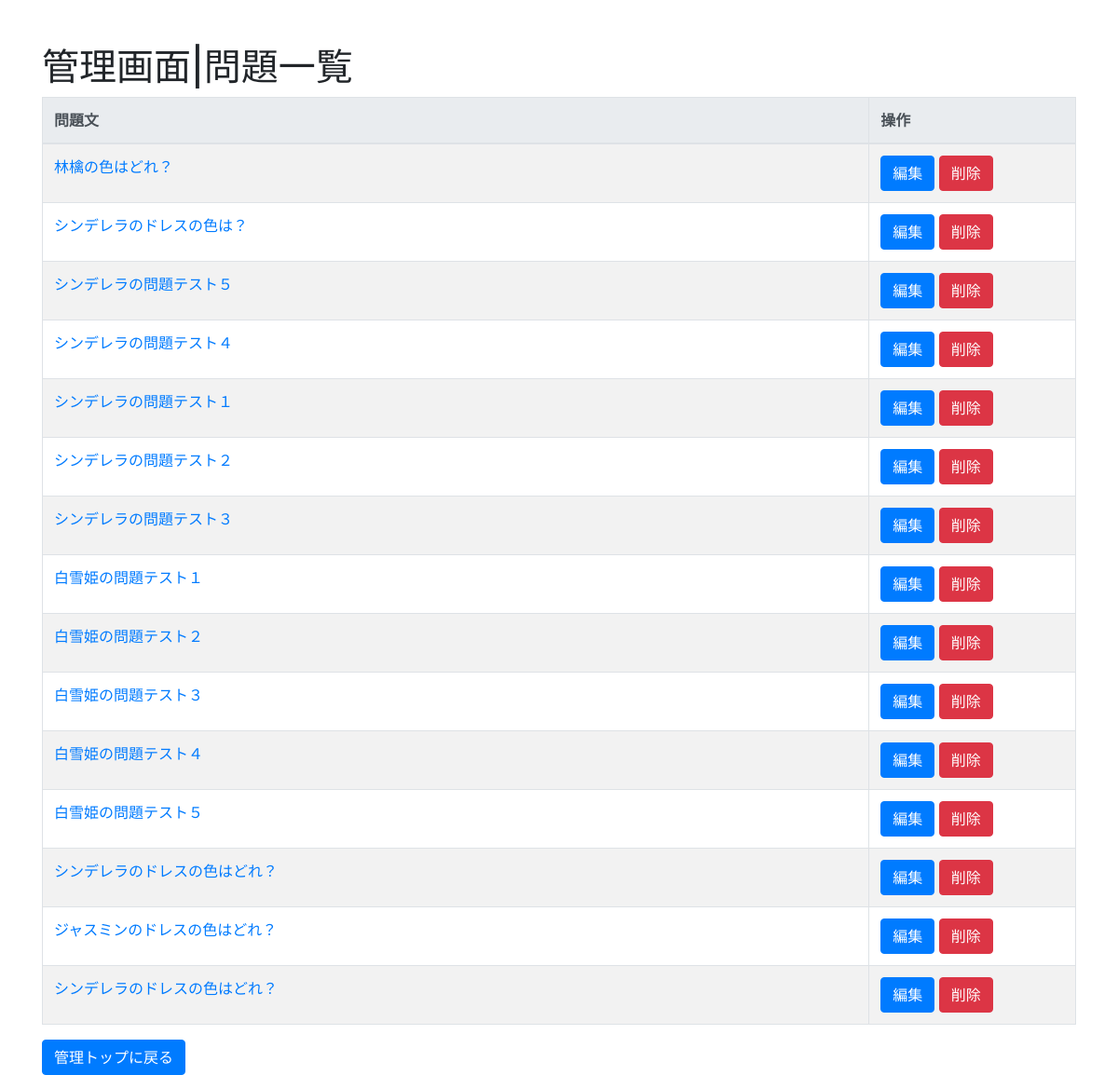
Screenshot of /edit/question/list/ (signed in) with the database file from the repository.
### question/models.py (models this page shows, shortened)
class Question(models.Model):
    body = models.CharField('本文（漢字）', max_length=1024)
    body_kana = models.CharField('本文（ひらがな）', max_length=1024, default="")
    Category = models.ManyToManyField(Category)
    question_no = models.PositiveSmallIntegerField(verbose_name='問題No.', default=0)
    answer_choice_no = models.PositiveSmallIntegerField(verbose_name='正解No.', default=1)
    ok_comment = models.CharField('解説（正解の場合）', max_length=1024, default="")
    ng_comment = models.CharField('解説（不正解の場合）', max_length=1024, default="")
    question_disp_type = models.ForeignKey(QuestionDispType, on_delete=models.SET_DEFAULT, default=set_default_disp_type)
    choice_type = models.CharField('選択肢のタイプ', max_length=1024, default="text")

class ImageQuestion(models.Model):
    body = models.CharField('本文（漢字）', max_length=1024)
    body_kana = models.CharField('本文（ひらがな）', max_length=1024, default="")
    Category = models.ManyToManyField(Category)
    question_no = models.PositiveSmallIntegerField(verbose_name='問題No.', default=0)
    answer_choice_no = models.PositiveSmallIntegerField(verbose_name='正解No.', default=1)
    ok_comment = models.CharField('解説（正解の場合）', max_length=1024, default="")
    ng_comment = models.CharField('解説（不正解の場合）', max_length=1024, default="")
    wrap_back_num = models.PositiveSmallIntegerField(verbose_name='1行の最大の選択肢数.', default=3)
    choice_type = models.CharField('選択肢のタイプ', max_length=1024, default="img")

### edit/views.py (the view)
# urls.py: path('question/list/', views.QuestionList.as_view(), name='question_list'),
class QuestionList(LoginRequiredMixin, ListView):
    model = Question
    def get_context_data(self, **kwargs):
        context = super().get_context_data(**kwargs)
        context['img_question_list'] = ImageQuestion.objects.all()
        return context

### edit/views.py (called while the page is built)
    @method_decorator(login_required(login_url = '/accounts/login/'))
    def dispatch(self, request, *args, **kwargs):
        return super(LoginRequiredMixin, self).dispatch(request, *args, **kwargs)

### edit/templates/question/question_list.html (shortened to what this page needs)
{% extends 'question/base.html' %}
{% block page_title %}管理画面|問題一覧{% endblock %}
{% block content %}
<div class="container">
    <div class="row">
      <div class="col-12">
        <table class="table table-bordered table-striped">
            <thead class="thead-light">
                <tr>
                  <th style="width:80%">問題文</th>
                  <th style="width:20%">操作</th>
                </tr>
            </thead>
            {% for question in object_list %}
            <tr>
                <td><a href="{% url 'question_detail' question.pk %}">{{ question.body }}</a></td>
                <td>
                  <a class="btn btn-primary" href="{% url 'question_update' question.pk %}" role="button">編集</a>
                  <a class="btn btn-danger" href="{% url 'question_delete' question.pk %}" role="button">削除</a>
                </td>
            </tr>
            {% endfor %}
            {% for question in img_question_list %}
            <tr>
                <td><a href="{% url 'question_detail_img' question.pk %}">{{ question.body }}</a></td>
                <td>
                  <a class="btn btn-primary" href="{% url 'question_update_img' question.pk %}" role="button">編集</a>
                  <a class="btn btn-danger" href="{% url 'question_delete_img' question.pk %}" role="button">削除</a>
                </td>
            </tr>
            {% endfor %}
        </table>
      </div>
    </div>
    <div class="row">
        <div class="col-12">
          <a class="btn btn-primary" href="{% url 'category_group_list' %}" role="button">管理トップに戻る</a>
        </div>
      </div>
</div>
{% endblock %}

### rows the page displays
Question: body "林檎の色はどれ？"
Question: body "シンデレラのドレスの色は？"
Question: body "シンデレラの問題テスト５"
Question: body "シンデレラの問題テスト４"
Question: body "シンデレラの問題テスト１"
Question: body "シンデレラの問題テスト２"
Question: body "シンデレラの問題テスト３"
Question: body "白雪姫の問題テスト１"
Question: body "白雪姫の問題テスト２"
Question: body "白雪姫の問題テスト３"
Question: body "白雪姫の問題テスト４"
Question: body "白雪姫の問題テスト５"
Question: body "シンデレラのドレスの色はどれ？"
ImageQuestion: body "ジャスミンのドレスの色はどれ？"
ImageQuestion: body "シンデレラのドレスの色はどれ？"
